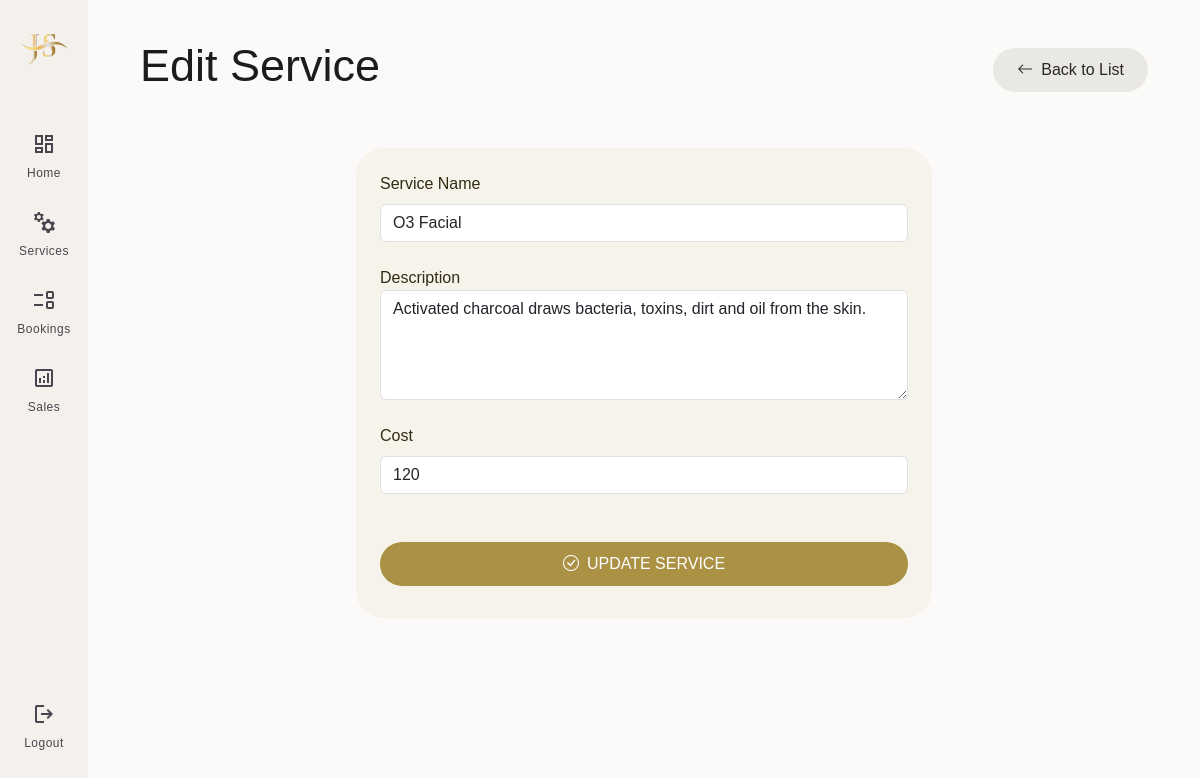
The app's page /admin/editservice.php?editid=1 (signed in) with its own data.
### tables this page shows
CREATE TABLE `tblservices` (
  `ID` int(10) NOT NULL,
  `ServiceName` varchar(200) DEFAULT NULL,
  `Description` mediumtext DEFAULT NULL,
  `Cost` int(10) DEFAULT NULL,
  `CreationDate` timestamp NULL DEFAULT current_timestamp()
);

### admin/editservice.php (the view, shortened to what this page needs)
<?php
$db_path = '/includes/dbconnection.php';
if(file_exists($db_path)) {
    include($db_path);
} else {
    try {
        $dbh = new PDO("mysql:host=localhost;dbname=jilbertsalon", "root", "");
        $dbh->setAttribute(PDO::ATTR_ERRMODE, PDO::ERRMODE_EXCEPTION);
    } catch(PDOException $e) {
        die("Database connection failed: " . $e->getMessage());
    }
}
if(isset($_GET['editid'])) {
    $eid = intval($_GET['editid']);
    $sql = "SELECT * FROM tblservices WHERE ID=:eid";
    $query = $dbh->prepare($sql);
    $query->bindParam(':eid', $eid, PDO::PARAM_INT);
    $query->execute();
    $result = $query->fetch(PDO::FETCH_OBJ);
} else {
    header('location:manageservice.php');
    exit();
}
?>
<!DOCTYPE html>
<html lang="en">
<head>
    <link href="https://cdn.jsdelivr.net/npm/bootstrap@5.3.8/dist/css/bootstrap.min.css" rel="stylesheet"
>
    <link rel="stylesheet" href="https://cdn.jsdelivr.net/npm/bootstrap-icons@1.10.3/font/bootstrap-icons.css">
    <link rel="stylesheet" href="admin.css">
    <link rel="stylesheet" href="modal.css">
</head>
<body>
    <div class="m3-main-content">
        <div class="container-fluid mb-5">
            <div class="d-flex justify-content-between align-items-center mb-4">
                <h1 class="m3-display-medium">Edit Service</h1>
                <a href="manageservice.php" class="btn-m3 btn-m3-tonal">
                    <i class="bi bi-arrow-left"></i> Back to List
                </a>
            </div>
            <div class="container my-5" style="max-width: 600px; margin: 0 auto;">
                <div class="m3-card primary-container p-4">
                <form method="POST">
                    <div class="row mb-4">
                        <div class="col-md-12">
                            <label for="serviceName" class="form-label">Service Name</label>
                            <input class="form-control" id="serviceName" name="serviceName" type="text"
                                aria-label="serviceName" value="<?php echo htmlentities($result->ServiceName ?? ''); ?>" required>
                        </div>
                    </div>
                    <div class="row mb-4">
                        <div class="form-group">
                            <label for="description">Description</label>
                            <textarea class="form-control" id="description" name="description" rows="4"><?php echo htmlentities($result->Description ?? ''); ?></textarea>
                        </div>
                    </div>
                    <div class="row mb-4">
                        <div class="col-md-12">
                            <label for="cost" class="form-label">Cost</label>
                            <input class="form-control" id="cost" name="cost" type="number" aria-label="cost"
                                min="0" step="1" value="<?php echo htmlentities($result->Cost ?? ''); ?>" required>
                        </div>
                    </div>
                    <div class="d-flex justify-content-center mt-5 mb-2">
                        <button type="submit" name="submit" class="btn-m3 btn-m3-primary w-100 py-3">
                            <i class="bi bi-check-circle"></i> UPDATE SERVICE
                        </button>
                    </div>
                </form>
                </div>
            </div>
        </div>
    </div>
    <?php
    if(file_exists('../navs/sidenavbar.php')) {
        include '../navs/sidenavbar.php';
    }
    ?>
</body>
</html>

### admin/admin.css (style rules this page uses)
:root { --m3-surface-bg: #FCFAF8; --m3-surface-1: #F4F1EC; --m3-surface-2: #EFEBE4; --m3-surface-3: #EAE6DC; --m3-primary: #AA9144; --m3-on-primary: #FFFFFF; --m3-primary-container: #F6F3EB; --m3-on-primary-container: #332B14; --m3-secondary: #757169; --m3-on-secondary: #FFFFFF; --m3-secondary-container: #EAE8E3; --m3-on-secondary-container: #2A2825; --m3-error: #B34D4A; --m3-on-error: #ffffff; --m3-error-container: #F6EAE9; --m3-on-error-container: #4D2120; --m3-success: #527A5B; --m3-on-success: #ffffff; --m3-success-container: #EBF2ED; --m3-on-success-container: #1E2D21; --m3-warning: #C19E4A; --m3-on-warning: #ffffff; --m3-warning-container: #F8F3E9; --m3-on-warning-container: #4D3A15; --nav-rail-width: 88px; --nav-bar-height: 80px; }
body { font-family: 'Red Hat Display', sans-serif !important; background-color: var(--m3-surface-bg); color: #1A1C1E; margin: 0; padding: 0; overflow-x: hidden; }
.m3-display-medium { font-size: 45px; line-height: 52px; font-weight: 400; }
.m3-card { background-color: var(--m3-surface-1); border-radius: 28px; border: none; padding: 24px; box-shadow: none !important; transition: background-color 0.2s ease, outline 0.2s ease; outline: 1.5px solid transparent; }
.m3-card.primary-container { background-color: var(--m3-primary-container) !important; color: var(--m3-on-primary-container) !important; }
.btn-m3 { border-radius: 500px !important; padding: 10px 24px !important; font-weight: 500 !important; transition: background-color 0.2s ease !important; display: inline-flex; align-items: center; justify-content: center; gap: 8px; border: none; text-transform: none; text-decoration: none; box-shadow: none !important; }
.btn-m3-primary { background-color: var(--m3-primary) !important; color: var(--m3-on-primary) !important; }
.btn-m3-tonal { background-color: var(--m3-secondary-container) !important; color: var(--m3-on-secondary-container) !important; }
.m3-main-content { margin-left: var(--nav-rail-width); padding: 40px; min-height: 100vh; }

### records on screen
tblservices: serviceName "O3 Facial", description "Activated charcoal draws bacteria, toxins, dirt and oil from the skin.", cost "120"
